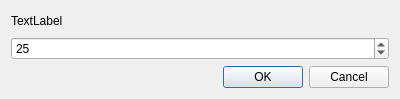
<?xml version="1.0" encoding="UTF-8"?>
<ui version="4.0">
 <class>ParamQuestion</class>
 <widget class="QDialog" name="ParamQuestion">
  <property name="geometry">
   <rect>
    <x>0</x>
    <y>0</y>
    <width>400</width>
    <height>99</height>
   </rect>
  </property>
  <property name="sizePolicy">
   <sizepolicy hsizetype="Fixed" vsizetype="Fixed">
    <horstretch>0</horstretch>
    <verstretch>0</verstretch>
   </sizepolicy>
  </property>
  <property name="windowTitle">
   <string>Dialog</string>
  </property>
  <layout class="QGridLayout" name="gridLayout">
   <item row="2" column="0">
    <widget class="QDialogButtonBox" name="buttons">
     <property name="orientation">
      <enum>Qt::Horizontal</enum>
     </property>
     <property name="standardButtons">
      <set>QDialogButtonBox::Cancel|QDialogButtonBox::Ok</set>
     </property>
    </widget>
   </item>
   <item row="0" column="0">
    <widget class="QLabel" name="label">
     <property name="text">
      <string>TextLabel</string>
     </property>
    </widget>
   </item>
   <item row="1" column="0">
    <widget class="QSpinBox" name="param">
     <property name="value">
      <number>25</number>
     </property>
    </widget>
   </item>
  </layout>
 </widget>
 <resources/>
 <connections>
  <connection>
   <sender>buttons</sender>
   <signal>accepted()</signal>
   <receiver>ParamQuestion</receiver>
   <slot>accept()</slot>
   <hints>
    <hint type="sourcelabel">
     <x>248</x>
     <y>254</y>
    </hint>
    <hint type="destinationlabel">
     <x>157</x>
     <y>274</y>
    </hint>
   </hints>
  </connection>
  <connection>
   <sender>buttons</sender>
   <signal>rejected()</signal>
   <receiver>ParamQuestion</receiver>
   <slot>reject()</slot>
   <hints>
    <hint type="sourcelabel">
     <x>316</x>
     <y>260</y>
    </hint>
    <hint type="destinationlabel">
     <x>286</x>
     <y>274</y>
    </hint>
   </hints>
  </connection>
 </connections>
</ui>
